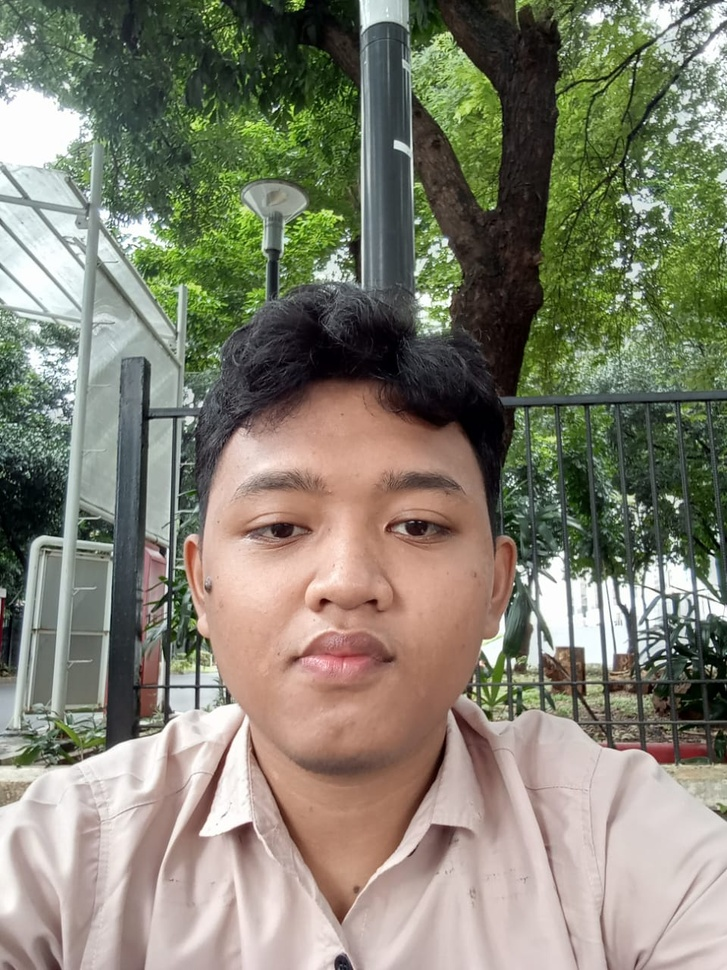
#> input picture Pengolahan Citra/risky.jpg, 727 x 970 px, shrunk from 959 x 1280 before the run
$ python latihan52.py
#> lines starting #> are read from the running program, lines starting #| are printed output that depends on the picture
import numpy as np
import matplotlib.pyplot as plt
from scipy.ndimage import median_filter
import cv2

def add_salt_and_pepper_noise(image, salt_prob=0.05, pepper_prob=0.05):
    """
    Menambahkan noise salt and pepper ke dalam citra.

    Args:
    - image: Citra asli (array NumPy).
    - salt_prob: Probabilitas noise salt.
    - pepper_prob: Probabilitas noise pepper.

    Returns:
    - noisy_image: Citra dengan noise salt and pepper (array NumPy).
    """
    # Membuat citra dengan noise salt and pepper
    noisy_image = np.copy(image)
    height, width = noisy_image.shape
    salt_pixels = np.random.rand(height, width) < salt_prob
    pepper_pixels = np.random.rand(height, width) < pepper_prob
    noisy_image[salt_pixels] = 255
    noisy_image[pepper_pixels] = 0

    return noisy_image

def restore_image(noisy_image, filter_size=3):
    """
    Merestorasi citra yang terkena noise menggunakan filter median.

    Args:
    - noisy_image: Citra dengan noise (array NumPy).
    - filter_size: Ukuran filter median (misalnya 3 untuk filter 3x3).

    Returns:
    - restored_image: Citra yang telah direstorasi (array NumPy).
    """
    # Menerapkan filter median ke dalam citra dengan noise
    restored_image = median_filter(noisy_image, size=filter_size)

    return restored_image

# Misalnya, membuat citra dummy untuk contoh
#image = np.ones((256, 256), dtype=np.uint8) * 128  # Citra abu-abu dengan intensitas 128
image = cv2.imread('risky.jpg', cv2.IMREAD_GRAYSCALE)
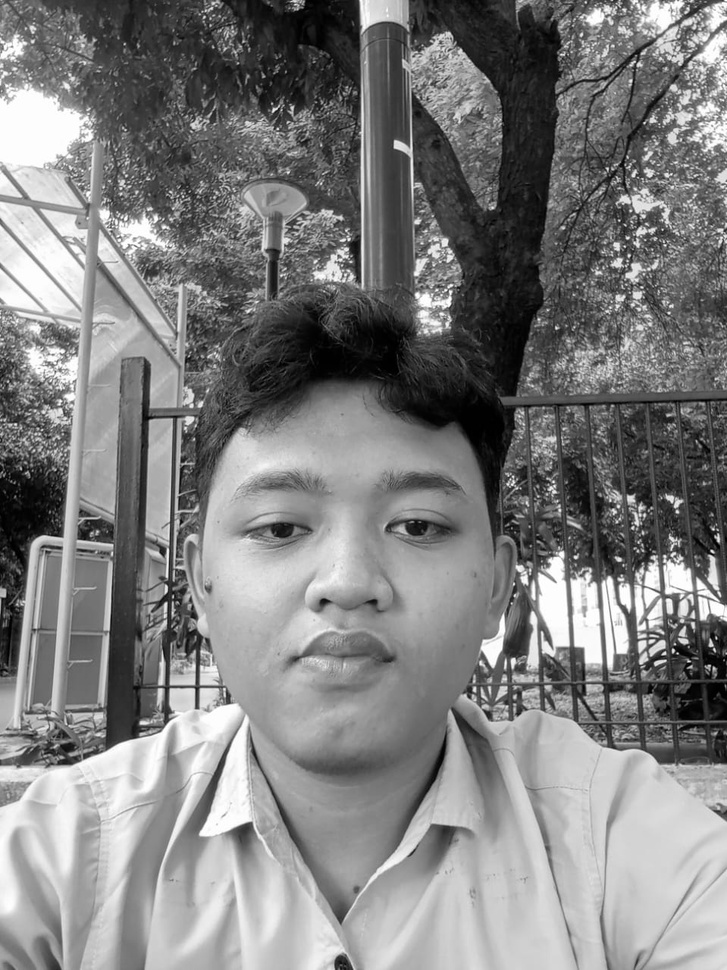
#> image: shape (970, 727); min 0, max 255, mean 127.5

# Tambahkan noise salt and pepper dengan salt_prob=0.05 dan pepper_prob=0.05
noisy_image = add_salt_and_pepper_noise(image, salt_prob=0.05, pepper_prob=0.05)
#> in add_salt_and_pepper_noise, `noisy_image[pepper_pixels] = 0`:
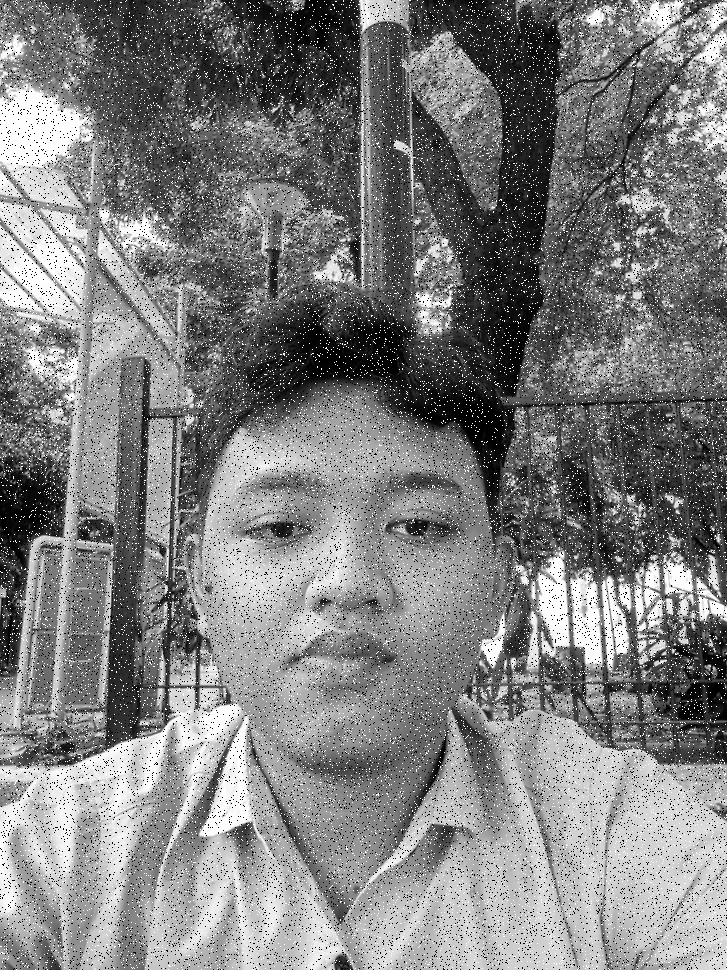
#> noisy_image: shape (970, 727); min 0, max 255, mean 127.2

# Restorasi citra dengan filter median 3x3
restored_image = restore_image(noisy_image, filter_size=3)

# Tampilkan citra asli, citra dengan noise, dan citra yang direstorasi
plt.subplot(1, 3, 1)
plt.imshow(image, cmap='gray')
plt.title('Citra Asli')

plt.subplot(1, 3, 2)
plt.imshow(noisy_image, cmap='gray')
plt.title('Citra dengan Noise Salt & Pepper')

plt.subplot(1, 3, 3)
plt.imshow(restored_image, cmap='gray')
plt.title('Citra yang Direstorasi')

plt.show()
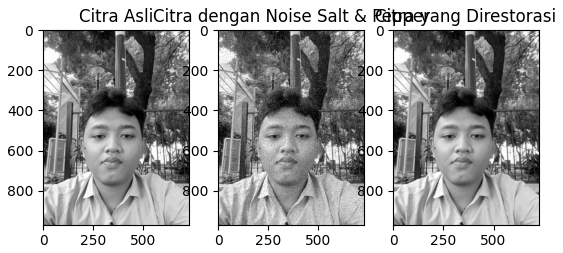
#> figure drawn by matplotlib, 3 panels

$ run again, with Pengolahan Citra/ky.jpg copied over Pengolahan Citra/risky.jpg
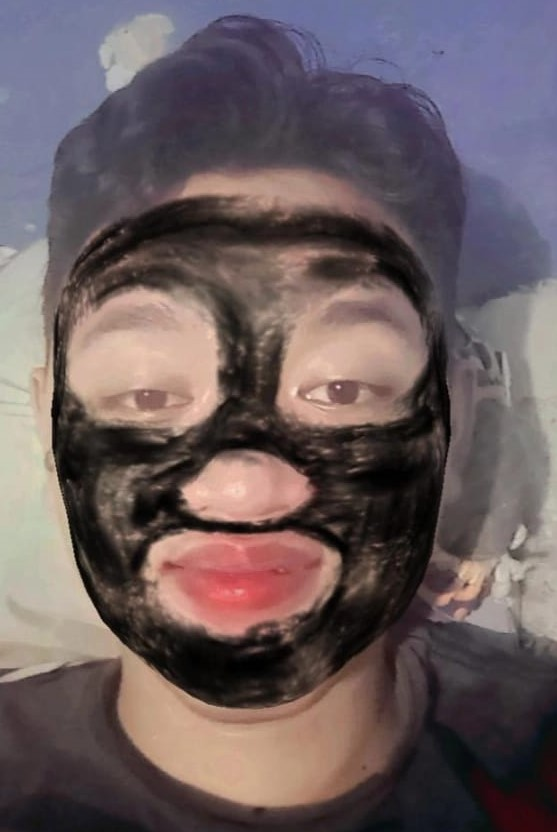
#> input picture Pengolahan Citra/ky.jpg, 557 x 832 px
#> in add_salt_and_pepper_noise, `noisy_image[pepper_pixels] = 0`:
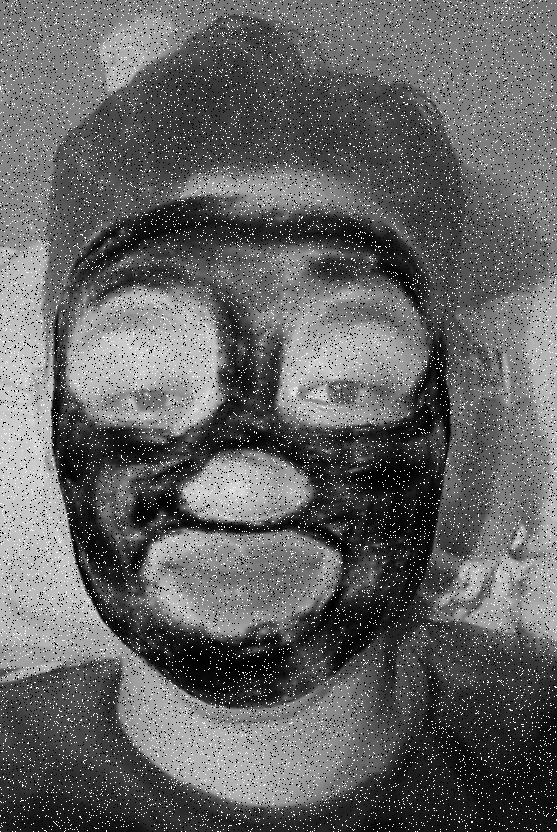
#> noisy_image: shape (832, 557); min 0, max 255, mean 99.8
#> `plt.show()`:
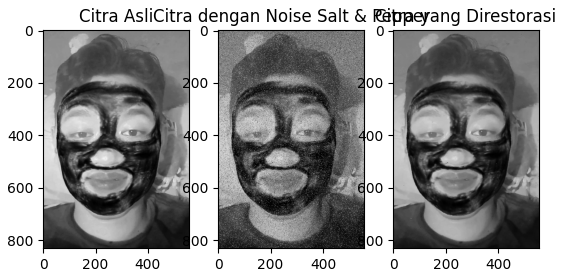
#> figure drawn by matplotlib, 3 panels

$ run again, with Pengolahan Citra/ky2.jpg copied over Pengolahan Citra/risky.jpg
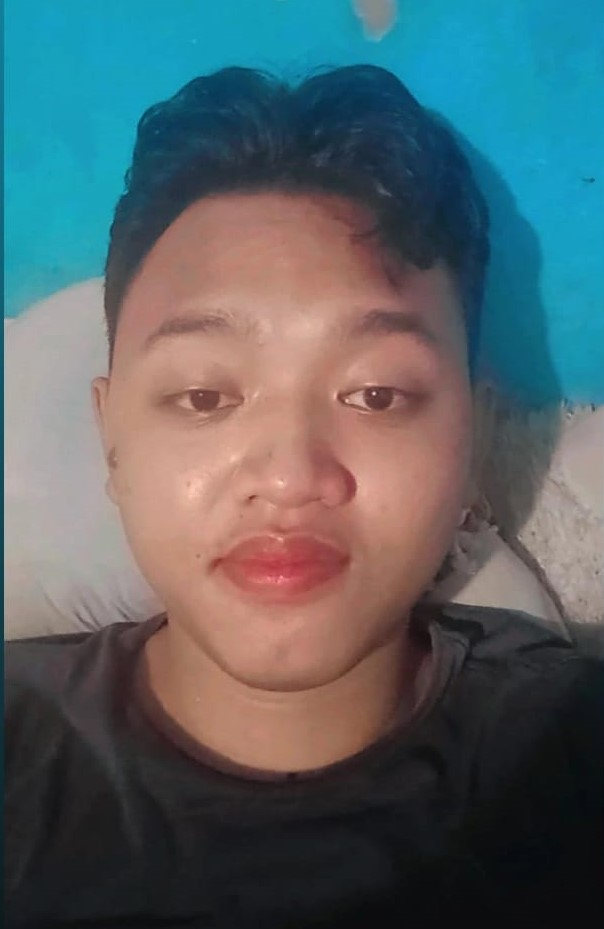
#> input picture Pengolahan Citra/ky2.jpg, 604 x 929 px
#> in add_salt_and_pepper_noise, `noisy_image[pepper_pixels] = 0`:
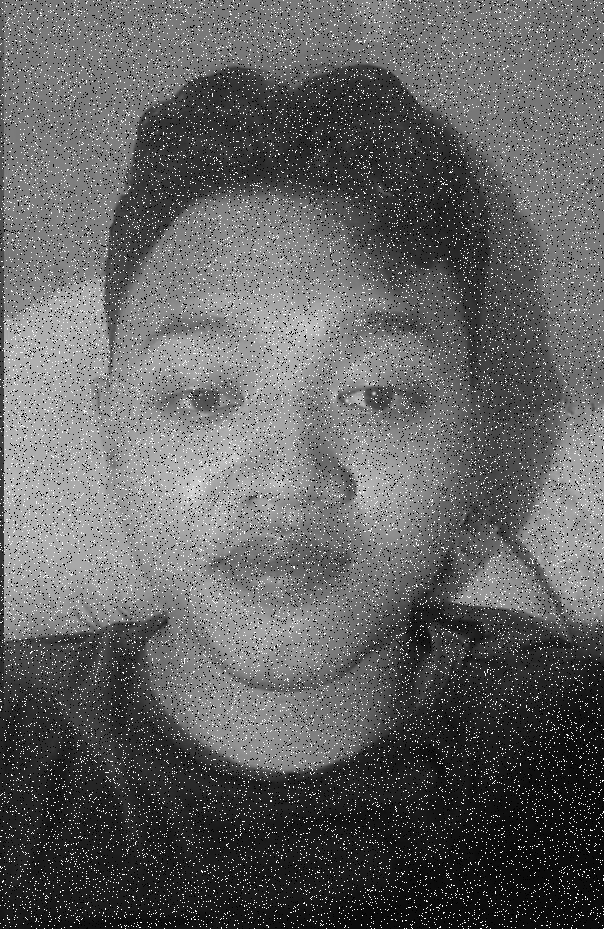
#> noisy_image: shape (929, 604); min 0, max 255, mean 97.9
#> `plt.show()`:
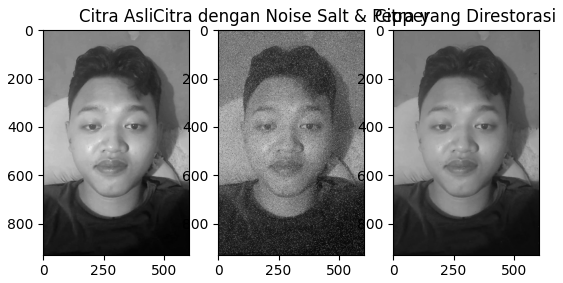
#> figure drawn by matplotlib, 3 panels

$ run again, with Pengolahan Citra/w.jpg copied over Pengolahan Citra/risky.jpg
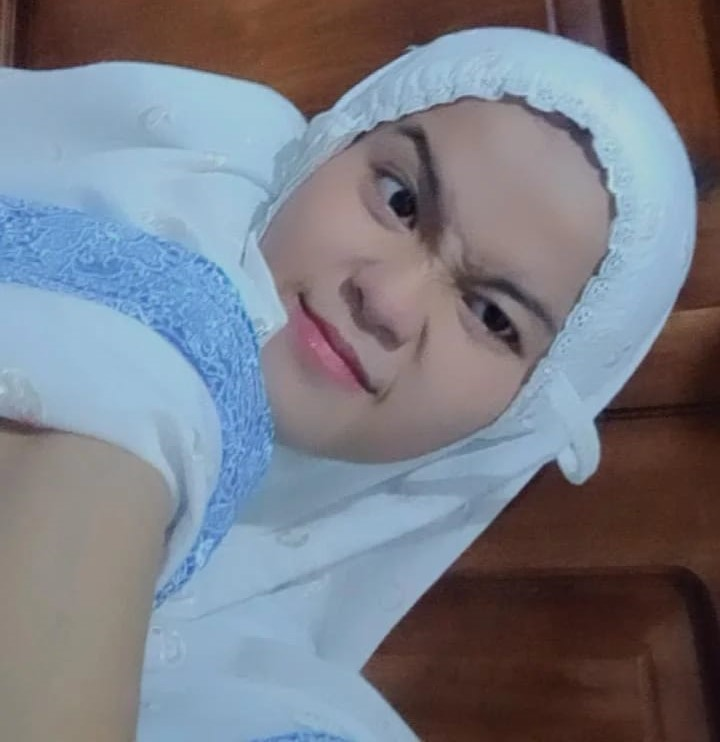
#> input picture Pengolahan Citra/w.jpg, 720 x 742 px
#> in add_salt_and_pepper_noise, `noisy_image[pepper_pixels] = 0`:
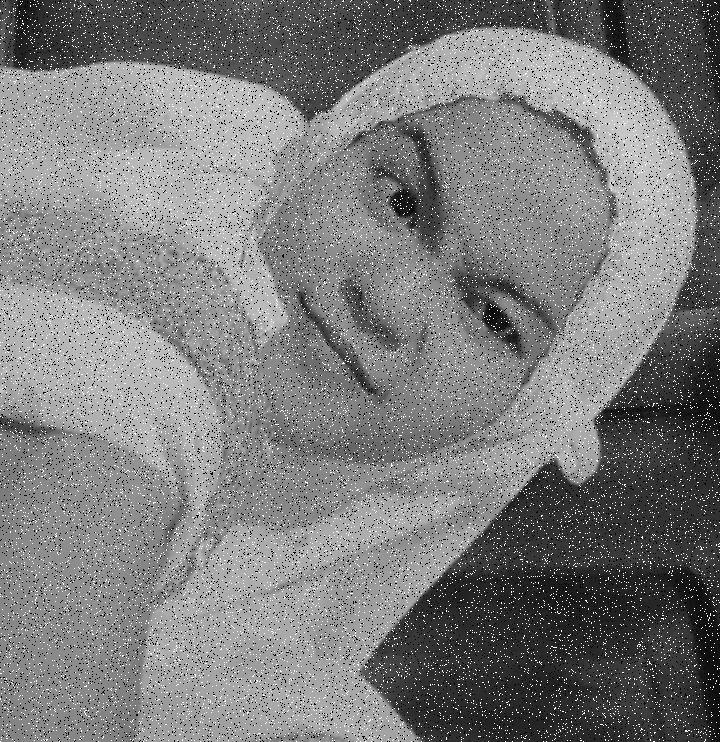
#> noisy_image: shape (742, 720); min 0, max 255, mean 124.1
#> `plt.show()`:
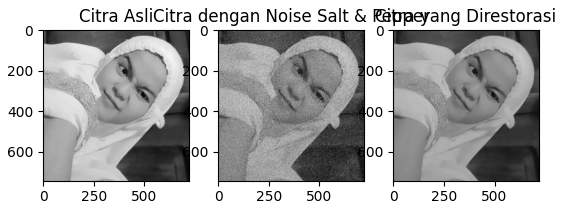
#> figure drawn by matplotlib, 3 panels
